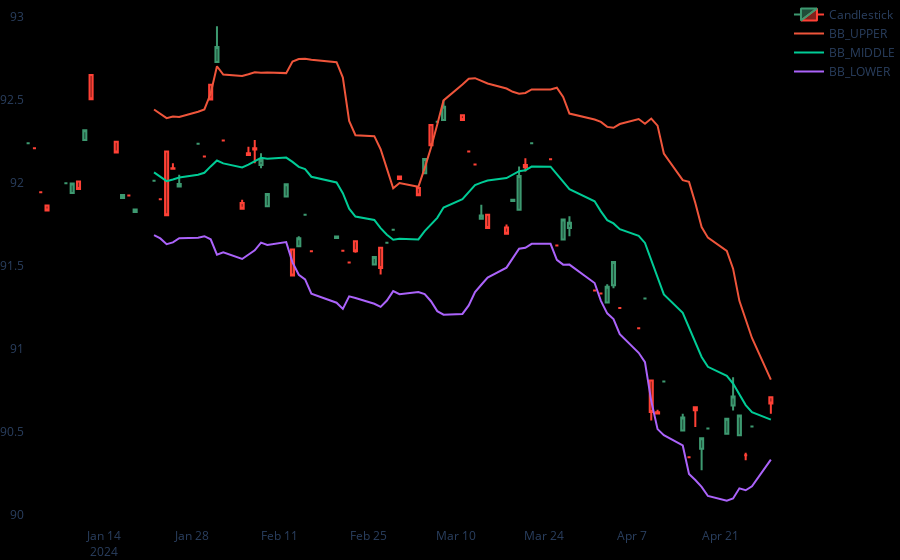

Notebook cell for this chart:
### Code cell
import yfinance as yf
import pandas_ta as ta
import plotly.graph_objects as go
from plotly.subplots import make_subplots
import pandas as pd

# mesures magnitode of price changes

df = yf.download(tickers='BTC',start='2024-01-01', end='2024-04-30', interval='1d')
df = df[ df["Volume"]!=0 ] # clean empty volumes

# volatility means change frequency
# mesures price fluctations per time unit

# BB = Bollinger Bands: 2 std deviations from the MA
# identify overbought and oversold conditions and predict price reversal
df = pd.concat([df, ta.bbands(df.Close, length=14)], axis=1)
df.columns = df.columns[:6].tolist() + ['BB_LOWER', 'BB_MIDDLE', 'BB_UPPER'] + df.columns[9:].tolist()


figure = go.Figure()
figure.add_trace(go.Candlestick( x=df.index, open=df['Open'], high=df['High'], low=df['Low'], close=df['Close'], name="Candlestick"))
figure.add_trace(go.Scatter(x=df.index, y=df['BB_UPPER'], name='BB_UPPER'))
figure.add_trace(go.Scatter(x=df.index, y=df['BB_MIDDLE'], name='BB_MIDDLE'))
figure.add_trace(go.Scatter(x=df.index, y=df['BB_LOWER'], name='BB_LOWER'))


figure.update_layout(paper_bgcolor="black",  plot_bgcolor="black")  
figure.update_layout(margin_l=10, margin_b=0, margin_r=0, margin_t=0, grid_columns=1,grid_rows=1)
figure.update_yaxes( gridcolor='black')
figure.update_xaxes( gridcolor='black')
figure.update_layout(    xaxis=dict(rangeslider=dict(visible=False)))

figure.show()
